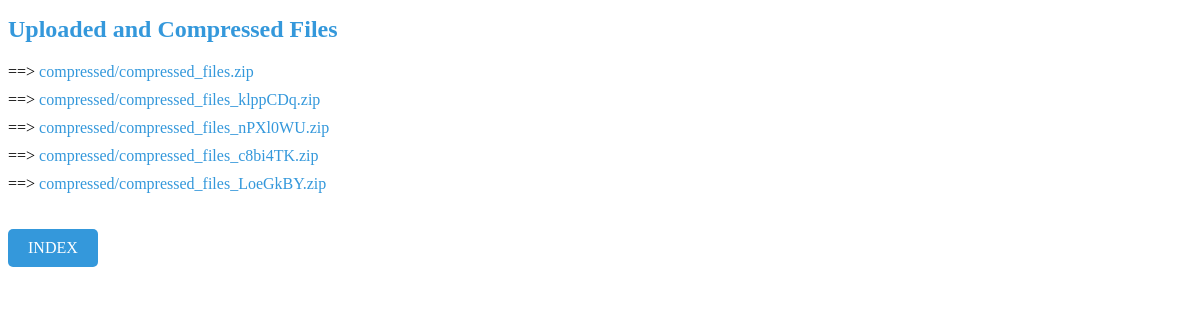
The page /files/ on the database as committed earlier.
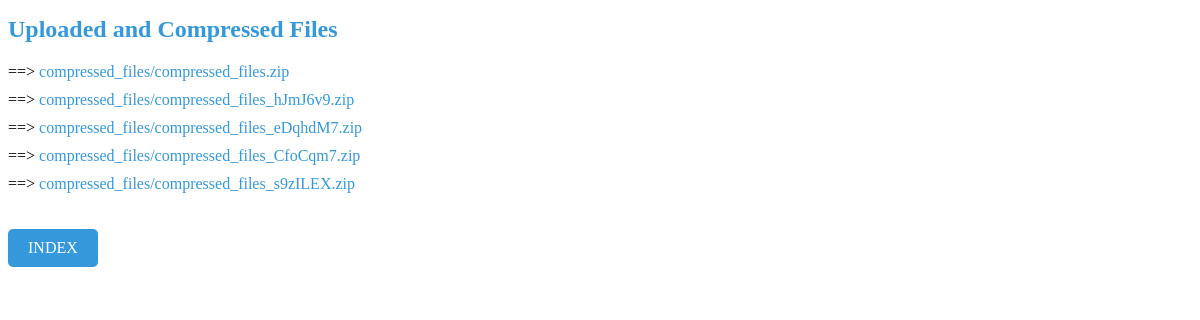
The same page on the database as committed later.
### app/models.py (models this page shows)
class CompressedFile(models.Model):
    compressed_file = models.FileField(upload_to='compressed_files/')
    password = models.CharField(max_length=100,blank=True,null=True)
    timestamp = models.DateTimeField(auto_now_add=True)

### app/views.py (the view)
# urls.py: path('files/', views.file_list, name='file_list'),
def file_list(request):
    files = CompressedFile.objects.all()
    return render(request, 'file_list.html', {'files': files})

### app/templates/file_list.html
{% extends 'base.html' %}
{% block css%} <link rel="stylesheet" type="text/css" href="/static/app/file_list.css" />{%endblock%}
{% block content %}
  <h1>Uploaded and Compressed Files</h1>
  <ul>
    {% for file in files %}
      <li>==> <a href="{{ file.compressed_file.url }}">{{ file.compressed_file }}</a></li>
    {% endfor %}
  </ul>
  <a href="{% url 'index' %}" class="button">INDEX</a>
{% endblock %}

### app/templates/base.html (shortened to what this page needs)
<!DOCTYPE html>
<html>
<head>
    {% block css%}{%endblock%}
</head>
<body>
    <div id="content">
        {% block content %}
        {% endblock %}
    </div>
</body>
</html>

### app/static/app/file_list.css (style rules this page uses)
h1 { font-size: 24px; color: #3498db; margin-bottom: 20px; }
ul { list-style: none; padding: 0; }
li { margin-bottom: 10px; }
a { text-decoration: none; color: #3498db; }
a.button { display: inline-block; background-color: #3498db; color: #fff; padding: 10px 20px; text-decoration: none; border-radius: 5px; margin-top: 20px; transition: background-color 0.3s; }

Rows that differ between the two databases and show on the page:
removed CompressedFile: compressed_file "compressed/compressed_files.zip"
removed CompressedFile: compressed_file "compressed/compressed_files_klppCDq.zip"
removed CompressedFile: compressed_file "compressed/compressed_files_nPXl0WU.zip"
removed CompressedFile: compressed_file "compressed/compressed_files_c8bi4TK.zip"
removed CompressedFile: compressed_file "compressed/compressed_files_LoeGkBY.zip"
added CompressedFile: compressed_file "compressed_files/compressed_files.zip"
added CompressedFile: compressed_file "compressed_files/compressed_files_hJmJ6v9.zip"
added CompressedFile: compressed_file "compressed_files/compressed_files_eDqhdM7.zip"
added CompressedFile: compressed_file "compressed_files/compressed_files_CfoCqm7.zip"
added CompressedFile: compressed_file "compressed_files/compressed_files_s9zILEX.zip"
